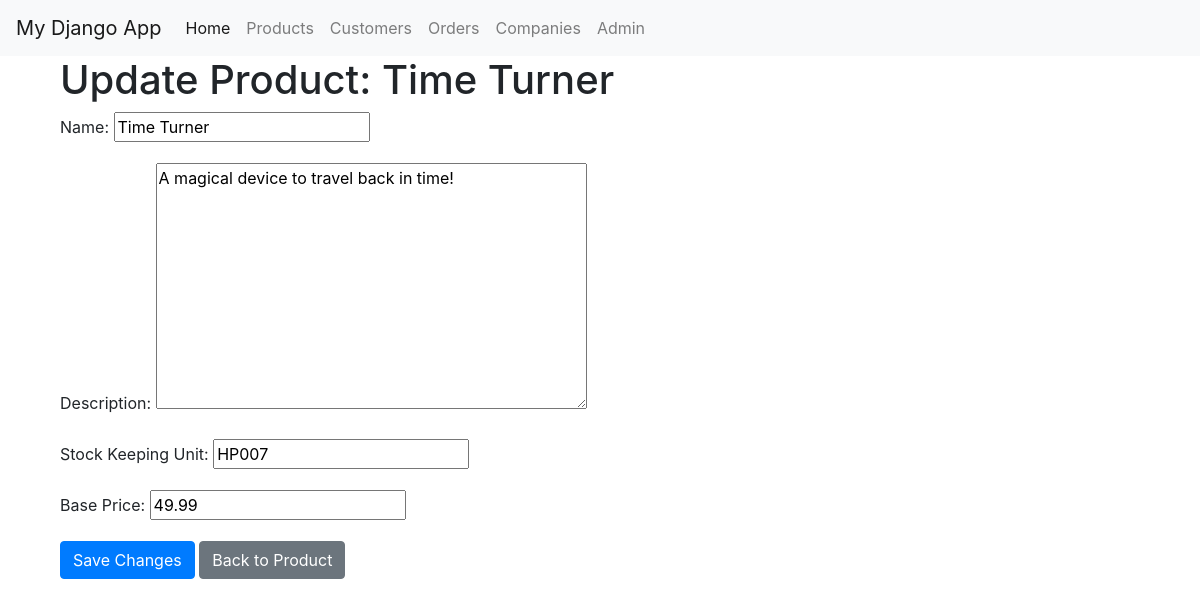
The page /products/update/HP007/ on the database its author committed.
### cotizador/models.py (models this page shows, shortened)
class Product(models.Model):
    name = models.CharField(max_length=255, unique=True)
    description = models.TextField(blank=True, null=True)
    sku = models.CharField(max_length=100, unique=True, verbose_name="Stock Keeping Unit")
    base_price = models.DecimalField(max_digits=10, decimal_places=2, verbose_name="Base Price")
    created_at = models.DateTimeField(auto_now_add=True)
    updated_at = models.DateTimeField(auto_now=True)

### cotizador/views.py (the view)
# urls.py: path('products/update/<str:sku>/', views.update_product, name='update_product'),
def update_product(request, sku):
    product = get_object_or_404(Product, sku=sku)
    if request.method == 'POST':
        form = ProductForm(request.POST, instance=product)
        if form.is_valid():
            form.save()
            return redirect('product_list')  # Redirect to the product list page
    else:
        form = ProductForm(instance=product)
    return render(request, 'update_product.html', {'form': form, 'product': product})

### cotizador/forms.py
class ProductForm(forms.ModelForm):
    class Meta:
        model = Product
        fields = ['name', 'description', 'sku', 'base_price']

### cotizador/templates/update_product.html (shortened to what this page needs)
{% extends "base.html" %}
{% block content %}
<div class="container">
    <h1>Update Product: {{ product.name }}</h1>
    <form method="post">
        {{ form.as_p }}
        <button type="submit" class="btn btn-primary">Save Changes</button>
        <a href="{% url 'product_detail' product.sku %}" class="btn btn-secondary">Back to Product</a>
    </form>
</div>
{% endblock %}

### rows shown on the page
Product: name "Time Turner", description "A magical device to travel back in time!", sku "HP007", base_price "49.99"
